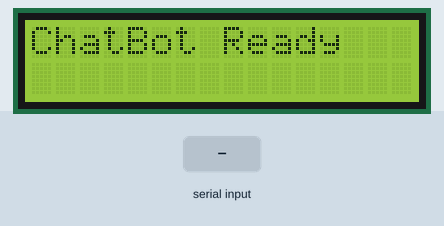
Simulated run of this sketch. Board: ESP8266 (NodeMCU). On the bench: 16×2 character LCD. The test bench sets the inputs (shaded band).

Above: at 1.2 s.
1.3 s: "1\n" received over Serial
At 1.6 s:
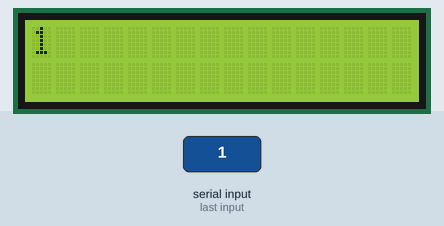
3.3 s: "0\n" received over Serial
At 3.7 s:
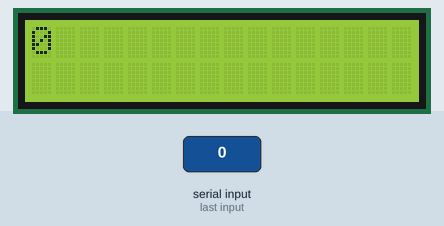
5.3 s: "2\n" received over Serial
At 5.7 s:
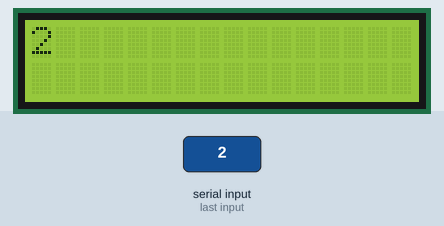
Timing chart, 0 to 8.3 s (numbered marks = the images above; inputs shaded):
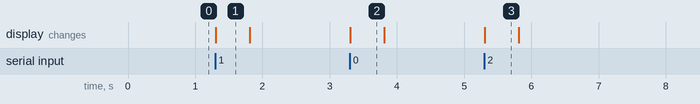

The sketch:

lcd_16x4.ino
```cpp
#include <LiquidCrystal.h>

// LCD pin configuration
const int rs = D1, en = D2, d4 = D3, d5 = D4, d6 = D5, d7 = D6;
LiquidCrystal lcd(rs, en, d4, d5, d6, d7);

String message = "";
unsigned long lastScrollTime = 0;
int scrollIndex = 0;
bool scrolling = false;

void setup() {
  Serial.begin(9600);
  lcd.begin(16, 2);
  lcd.clear();
  lcd.print("ChatBot Ready");
}

void loop() {
  while (Serial.available()) {
    char c = Serial.read();
    if (c == '\n') {
      scrollIndex = 0;
      scrolling = true;
    } else {
      message += c;
    }
  }

  if (scrolling) {
    if (millis() - lastScrollTime >= 500) {  // Scroll every 0.5 sec
      lcd.clear();
      String line1 = message.substring(scrollIndex, scrollIndex + 16);
      String line2 = message.length() > scrollIndex + 16 ? message.substring(scrollIndex + 16, scrollIndex + 32) : "";

      lcd.setCursor(0, 0);
      lcd.print(line1);
      lcd.setCursor(0, 1);
      lcd.print(line2);

      scrollIndex++;
      if (scrollIndex > message.length()) {
        scrollIndex = 0;
        scrolling = false;
        message = "";
        lcd.clear();
        lcd.print("ChatBot Ready");
      }

      lastScrollTime = millis();
    }
  }
}
```

Measured:
- after the input at 1.3 s, the display: changes at once (image 1)
- after the input at 3.3 s, the display: changes at once (image 2)
- after the input at 5.3 s, the display: changes at once (image 3)
- what the display in image 1 shows lasts 0.5 s, from 1.3 s to 1.8 s
